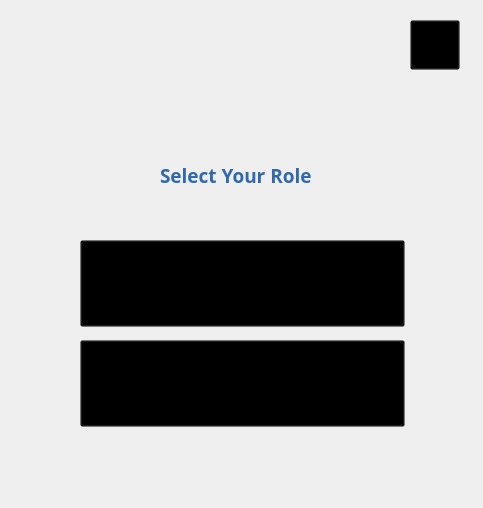
<?xml version="1.0" encoding="UTF-8"?>
<ui version="4.0">
 <class>MainWindow</class>
 <widget class="QMainWindow" name="MainWindow">
  <property name="geometry">
   <rect>
    <x>0</x>
    <y>0</y>
    <width>483</width>
    <height>508</height>
   </rect>
  </property>
  <property name="windowTitle">
   <string>MainWindow</string>
  </property>
  <property name="windowIcon">
   <iconset>
    <normaloff>icons/logo.png</normaloff>icons/logo.png</iconset>
  </property>
  <widget class="QWidget" name="centralwidget">
   <widget class="QWidget" name="widget" native="true">
    <property name="geometry">
     <rect>
      <x>0</x>
      <y>0</y>
      <width>481</width>
      <height>504</height>
     </rect>
    </property>
    <property name="styleSheet">
     <string notr="true">#widget {
	background: url(icons/homeBG.png);
}</string>
    </property>
    <widget class="QPushButton" name="exitButton">
     <property name="geometry">
      <rect>
       <x>410</x>
       <y>20</y>
       <width>50</width>
       <height>50</height>
      </rect>
     </property>
     <property name="minimumSize">
      <size>
       <width>50</width>
       <height>50</height>
      </size>
     </property>
     <property name="cursor">
      <cursorShape>PointingHandCursor</cursorShape>
     </property>
     <property name="styleSheet">
      <string notr="true">background-color: transparent
</string>
     </property>
     <property name="text">
      <string/>
     </property>
     <property name="icon">
      <iconset>
       <normaloff>icons/exitButton.png</normaloff>icons/exitButton.png</iconset>
     </property>
    </widget>
    <widget class="QLabel" name="logoLabel">
     <property name="geometry">
      <rect>
       <x>210</x>
       <y>70</y>
       <width>64</width>
       <height>64</height>
      </rect>
     </property>
     <property name="minimumSize">
      <size>
       <width>64</width>
       <height>64</height>
      </size>
     </property>
     <property name="maximumSize">
      <size>
       <width>64</width>
       <height>64</height>
      </size>
     </property>
     <property name="text">
      <string/>
     </property>
     <property name="pixmap">
      <pixmap>icons/logo.png</pixmap>
     </property>
    </widget>
    <widget class="QPushButton" name="employeeButton">
     <property name="geometry">
      <rect>
       <x>80</x>
       <y>240</y>
       <width>325</width>
       <height>87</height>
      </rect>
     </property>
     <property name="cursor">
      <cursorShape>PointingHandCursor</cursorShape>
     </property>
     <property name="styleSheet">
      <string notr="true">#employeeButton {
	background-color: transparent;
	background-image: url(icons/employeeButton.png);
}

#employeeButton:Hover {
	background-color: transparent;
	background-image: url(icons/employeeButtonHover.png);
}

#employeeButton:pressed {
	background-color: transparent;
	background-image: url(icons/employeeButtonClicked.png);
}
</string>
     </property>
     <property name="text">
      <string/>
     </property>
    </widget>
    <widget class="QLabel" name="label">
     <property name="geometry">
      <rect>
       <x>160</x>
       <y>160</y>
       <width>171</width>
       <height>31</height>
      </rect>
     </property>
     <property name="font">
      <font>
       <family>Segoe UI Variable Display</family>
       <pointsize>14</pointsize>
       <weight>75</weight>
       <bold>true</bold>
      </font>
     </property>
     <property name="styleSheet">
      <string notr="true">color: #3169B0;</string>
     </property>
     <property name="text">
      <string>Select Your Role</string>
     </property>
    </widget>
    <widget class="QPushButton" name="adminButton">
     <property name="geometry">
      <rect>
       <x>80</x>
       <y>340</y>
       <width>325</width>
       <height>87</height>
      </rect>
     </property>
     <property name="cursor">
      <cursorShape>PointingHandCursor</cursorShape>
     </property>
     <property name="styleSheet">
      <string notr="true">#adminButton {
	background-color: transparent;
	background-image: url(icons/adminButton.png);
}

#adminButton:Hover {
	background-color: transparent;
	background-image: url(icons/adminButtonHover.png);
}

#adminButton:pressed {
	background-color: transparent;
	background-image: url(icons/adminButtonClicked.png);
}
</string>
     </property>
     <property name="text">
      <string/>
     </property>
    </widget>
   </widget>
  </widget>
 </widget>
 <resources>
  <include location="resource.qrc"/>
 </resources>
 <connections/>
</ui>
